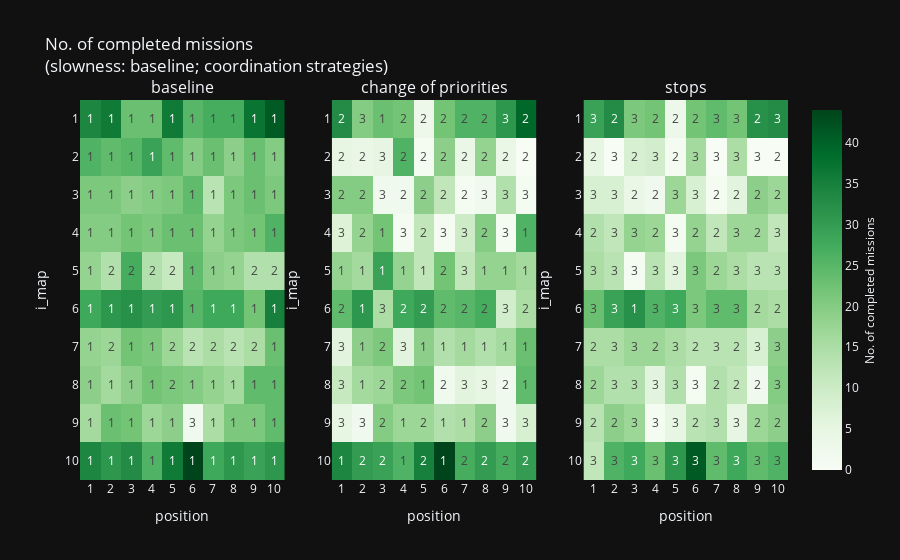
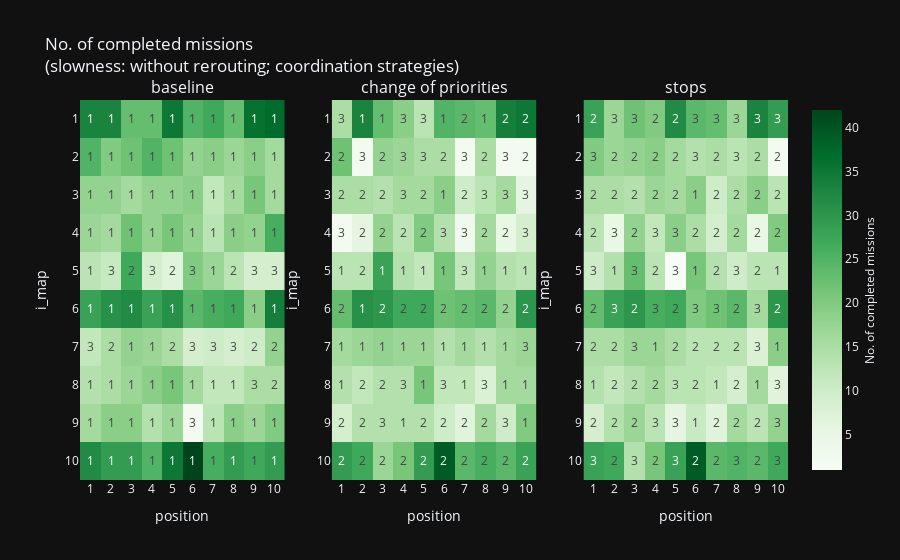
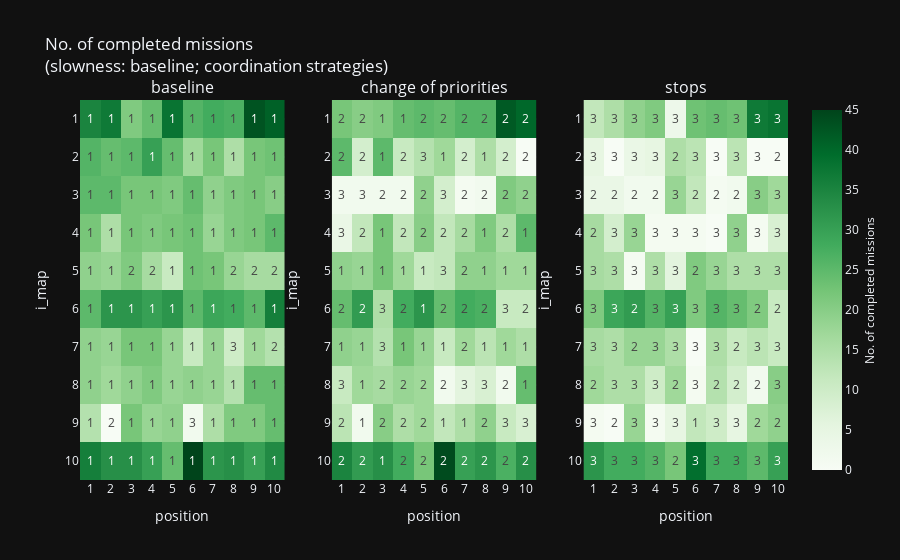
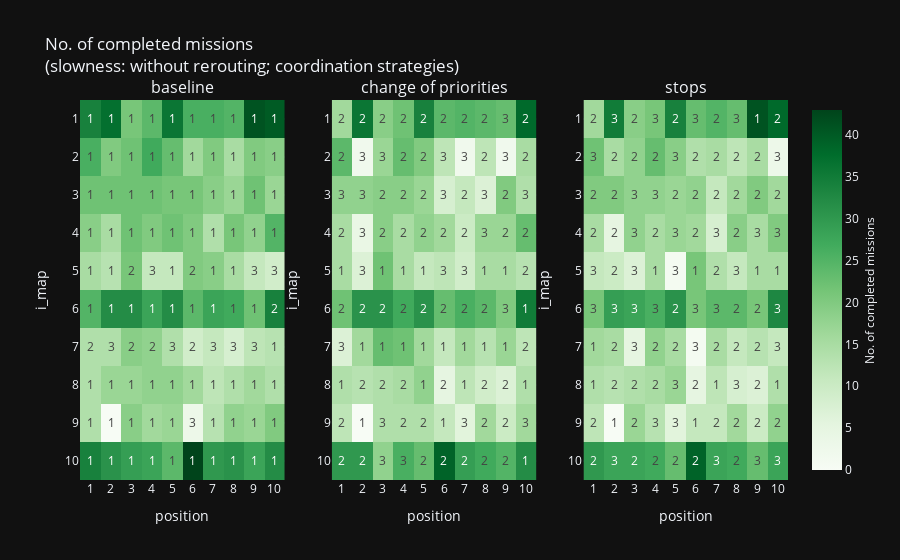

Write notebook code for charts like these, in order.
### Code cell
def calculate_heatmap_data(*, df, col_strategy, strategy, col_i, col_j, col_data):
    df = df[df[col_strategy] == strategy]
    df = df[~df['passhum']]
    return df[[col_i, col_j, col_data]].pivot(
        index=col_i, columns=col_j, values=col_data
    )


def rank_dataframes(dataframes, is_the_more_the_better=True):
    ranked_dfs = [pd.DataFrame(index=df.index, columns=df.columns)
                  for df in dataframes]
    
    # Get the shape of the DataFrames
    num_rows, num_cols = dataframes[0].shape
    
    # Iterate over each cell in the DataFrame
    for row in range(num_rows):
        for col in range(num_cols):
            # Extract the values across all DataFrames at the same position
            cell_values = (df.iloc[row, col] for df in dataframes)
            series = pd.Series(cell_values)
            ranks = series.rank(method='min', ascending=not is_the_more_the_better)

            # Iterate over each DataFrame
            for df_index, ranked_df in enumerate(ranked_dfs):
                ranked_df.iloc[row, col] = ranks[df_index]
        
    return ranked_dfs


def plot_df(*, runname, strategy, col_i, col_j, col_data, heatmap_data, df_ranks):
    # Create an interactive heatmap
    fig = px.imshow(
        heatmap_data,
        labels={"x": col_j, "y": col_i, "color": col_data},
        title=f"{runname}: {strategy}: {col_data}",
        # text_auto=True,
    )
    
    fig.data[0].update(text=df_ranks.values, texttemplate="%{text}")
    
    fig.update_traces(
        hovertemplate=(
            col_i + ": %{y}<br>" + col_j + ": %{x}<br>" + col_data + ": %{z}<extra></extra>"
        )
    )
    
    return fig


def plot_df_all(runname, *, are_bridges, slowness):
    key2df = get_key2df(runname)
    df = key2df[are_bridges, True]
    
    dfx = df[~df['passhum'] & (df['slowness'] == slowness)]
    assert dfx.empty == (not are_bridges and slowness == 'with rerouting')
    if dfx.empty:
        return
    df = dfx
    
    col_strategy = 'forcing'
    col_i = 'i_map'
    col_j = 'position'
    col_data = 'No. of completed missions'
    is_the_more_the_better = True
    
    strategies = df[col_strategy].unique()
    
    # Create subplots
    fig = make_subplots(
        rows=1,
        cols=len(strategies),
        subplot_titles=[f"{strategy}" for strategy in strategies],
        #shared_yaxes=True
    )
    
    dfs_heatmap_data = []
    for idx, strategy in enumerate(strategies):
        heatmap_data = calculate_heatmap_data(
            df=df,
            col_strategy=col_strategy,
            strategy=strategy, 
            col_i=col_i,
            col_j=col_j, 
            col_data=col_data,            
        )
        dfs_heatmap_data.append(heatmap_data)
        
    dfs_ranks = rank_dataframes(dfs_heatmap_data, is_the_more_the_better=is_the_more_the_better)
        
    for idx, strategy in enumerate(strategies):
        heatmap_fig = plot_df(
            runname=runname, 
            strategy=strategy, 
            col_i=col_i,
            col_j=col_j, 
            col_data=col_data,
            heatmap_data=dfs_heatmap_data[idx],
            df_ranks=dfs_ranks[idx],
        )
          
        # Add heatmap to the subplot
        for trace in heatmap_fig.data:
            trace.update(coloraxis="coloraxis")  # Link each subplot to the shared color axis
            fig.add_trace(trace, row=1, col=idx + 1)
        
        # Apply axis settings to each subplot
        xaxis_key = f"xaxis{idx + 1}" if idx > 0 else "xaxis"
        yaxis_key = f"yaxis{idx + 1}" if idx > 0 else "yaxis"
        
        fig.update_layout(**{
            xaxis_key: dict(
                title=col_j,
                tickmode="array",
                tickvals=list(heatmap_data.columns),
                ticktext=heatmap_data.columns.tolist(),
            ),
            yaxis_key: dict(
                title=col_i,
                tickmode="array",
                tickvals=list(heatmap_data.index),
                ticktext=heatmap_data.index.tolist(),
                autorange="reversed",  # Reverse the y-axis for top-to-bottom ticks
            )
        })
    
    # Update layout with shared color scale
    label_are_bridges = 'maps with high connectivity' if are_bridges else 'maps with low connectivity'
    fig.update_layout(
        title=f"{col_data}<br>(slowness: {slowness}; coordination strategies)",
        coloraxis=dict(
            colorscale="Greens",  # Apply "Greens" color scale to the shared color axis
            colorbar=dict(
                title=col_data,
                titleside="right",  # Position the colorbar title vertically to the left
                titlefont=dict(size=12)  # Optional: Adjust font size for better appearance
            )
        )
    )
    
    # Display the figure
    fig.show()


"""
- No. of completed missions
- Average mission length
- Average CS density score

Hypotheses:
- less Average mission length -> more No. of completed
- less Average CS density score -> more No. of completed missions (& less collisions, etc.) 
"""

def plot_runname(runname):
    for are_bridges in False, True:
        label_are_bridges = 'Maps with high connectivity' if are_bridges else 'Maps with low connectivity'
        display(HTML(f'<h2>{label_are_bridges}</h2>'))
        for slowness in (
                'baseline', 
                'without rerouting',
                'with rerouting',
        ):
            plot_df_all(runname, 
                        are_bridges=are_bridges,
                        slowness=slowness)
            
plot_runname('20241230_173555')

### Figure 1 — Plotly figure (JSON) as saved in the notebook; plotly's stock layout.template omitted (floating-point values rounded to 4 significant figures)
{"data": [{"coloraxis": "coloraxis", "hovertemplate": "i_map: %{y}<br>position: %{x}<br>No. of completed missions: %{z}<extra></extra>", "name": "0", "text": [[1.0, 1.0, 1.0, 1.0, 1.0, 1.0, 1.0, 1.0, 1.0, 1.0], [1.0, 1.0, 1.0, 1.0, 1.0, 1.0, 1.0, 1.0, 1.0, 1.0], [1.0, 1.0, 1.0, 1.0, 1.0, 1.0, 1.0, 1.0, 1.0, 1.0], [1.0, 1.0, 1.0, 1.0, 1.0, 1.0, 1.0, 1.0, 1.0, 1.0], [1.0, 2.0, 2.0, 2.0, 2.0, 1.0, 1.0, 1.0, 2.0, 2.0], [1.0, 1.0, 1.0, 1.0, 1.0, 1.0, 1.0, 1.0, 1.0, 1.0], [1.0, 2.0, 1.0, 1.0, 2.0, 2.0, 2.0, 2.0, 2.0, 1.0], [1.0, 1.0, 1.0, 1.0, 2.0, 1.0, 1.0, 1.0, 1.0, 1.0], [1.0, 1.0, 1.0, 1.0, 1.0, 3.0, 1.0, 1.0, 1.0, 1.0], [1.0, 1.0, 1.0, 1.0, 1.0, 1.0, 1.0, 1.0, 1.0, 1.0]], "texttemplate": "%{text}", "x": [1, 2, 3, 4, 5, 6, 7, 8, 9, 10], "xaxis": "x", "y": [1, 2, 3, 4, 5, 6, 7, 8, 9, 10], "yaxis": "y", "z": [[34, 36, 23, 23, 36, 25, 27, 27, 37, 41], [26, 24, 25, 29, 24, 20, 23, 19, 23, 20], [21, 21, 19, 20, 21, 24, 13, 21, 23, 21], [20, 20, 22, 21, 23, 23, 18, 21, 22, 26], [18, 14, 27, 14, 11, 24, 19, 18, 14, 14], [28, 31, 32, 30, 31, 25, 28, 28, 22, 35], [18, 17, 22, 21, 17, 13, 15, 13, 15, 23], [19, 16, 19, 22, 21, 20, 18, 16, 24, 24], [16, 23, 22, 17, 19, 2, 15, 21, 21, 24], [34, 31, 33, 26, 36, 44, 28, 31, 29, 31]], "type": "heatmap"}, {"coloraxis": "coloraxis", "hovertemplate": "i_map: %{y}<br>position: %{x}<br>No. of completed missions: %{z}<extra></extra>", "name": "0", "text": [[2.0, 3.0, 1.0, 2.0, 2.0, 2.0, 2.0, 2.0, 3.0, 2.0], [2.0, 2.0, 3.0, 2.0, 2.0, 2.0, 2.0, 2.0, 2.0, 2.0], [2.0, 2.0, 3.0, 2.0, 2.0, 2.0, 2.0, 3.0, 3.0, 3.0], [3.0, 2.0, 1.0, 3.0, 2.0, 3.0, 3.0, 2.0, 3.0, 1.0], [1.0, 1.0, 1.0, 1.0, 1.0, 2.0, 3.0, 1.0, 1.0, 1.0], [2.0, 1.0, 3.0, 2.0, 2.0, 2.0, 2.0, 2.0, 3.0, 2.0], [3.0, 1.0, 2.0, 3.0, 1.0, 1.0, 1.0, 1.0, 1.0, 1.0], [3.0, 1.0, 2.0, 2.0, 1.0, 2.0, 3.0, 3.0, 2.0, 1.0], [3.0, 3.0, 2.0, 1.0, 2.0, 1.0, 1.0, 2.0, 3.0, 3.0], [1.0, 2.0, 2.0, 1.0, 2.0, 1.0, 2.0, 2.0, 2.0, 2.0]], "texttemplate": "%{text}", "x": [1, 2, 3, 4, 5, 6, 7, 8, 9, 10], "xaxis": "x2", "y": [1, 2, 3, 4, 5, 6, 7, 8, 9, 10], "yaxis": "y2", "z": [[33, 20, 23, 22, 3, 22, 26, 26, 31, 39], [5, 4, 5, 26, 1, 19, 4, 18, 4, 0], [20, 20, 2, 2, 19, 12, 1, 2, 14, 1], [7, 18, 22, 1, 12, 1, 10, 20, 1, 26], [18, 16, 29, 18, 12, 22, 12, 18, 18, 16], [24, 31, 15, 28, 30, 24, 25, 27, 9, 15], [6, 19, 21, 6, 19, 14, 16, 14, 16, 23], [11, 16, 17, 21, 22, 2, 6, 5, 2, 24], [5, 2, 20, 17, 17, 14, 15, 19, 2, 8], [34, 30, 29, 26, 35, 44, 27, 30, 27, 30]], "type": "heatmap"}, {"coloraxis": "coloraxis", "hovertemplate": "i_map: %{y}<br>position: %{x}<br>No. of completed missions: %{z}<extra></extra>", "name": "0", "text": [[3.0, 2.0, 3.0, 2.0, 2.0, 2.0, 3.0, 3.0, 2.0, 3.0], [2.0, 3.0, 2.0, 3.0, 2.0, 3.0, 3.0, 3.0, 3.0, 2.0], [3.0, 3.0, 2.0, 2.0, 3.0, 3.0, 2.0, 2.0, 2.0, 2.0], [2.0, 3.0, 3.0, 2.0, 3.0, 2.0, 2.0, 3.0, 2.0, 3.0], [3.0, 3.0, 3.0, 3.0, 3.0, 3.0, 2.0, 3.0, 3.0, 3.0], [3.0, 3.0, 1.0, 3.0, 3.0, 3.0, 3.0, 3.0, 2.0, 2.0], [2.0, 3.0, 3.0, 2.0, 3.0, 2.0, 3.0, 2.0, 3.0, 3.0], [2.0, 3.0, 3.0, 3.0, 3.0, 3.0, 2.0, 2.0, 2.0, 3.0], [2.0, 2.0, 3.0, 3.0, 3.0, 2.0, 3.0, 3.0, 2.0, 2.0], [3.0, 3.0, 3.0, 3.0, 3.0, 3.0, 3.0, 3.0, 3.0, 3.0]], "texttemplate": "%{text}", "x": [1, 2, 3, 4, 5, 6, 7, 8, 9, 10], "xaxis": "x3", "y": [1, 2, 3, 4, 5, 6, 7, 8, 9, 10], "yaxis": "y3", "z": [[29, 33, 21, 22, 3, 22, 24, 22, 32, 33], [5, 0, 8, 9, 1, 16, 0, 15, 0, 0], [8, 8, 4, 2, 17, 8, 1, 6, 19, 17], [14, 12, 18, 17, 1, 18, 12, 17, 17, 12], [15, 13, 1, 13, 6, 21, 17, 15, 13, 13], [23, 29, 32, 26, 28, 21, 24, 24, 16, 15], [15, 15, 17, 17, 15, 13, 13, 13, 8, 19], [17, 14, 14, 6, 14, 1, 14, 12, 2, 20], [13, 19, 17, 1, 5, 13, 14, 5, 17, 19], [12, 26, 28, 23, 31, 41, 24, 28, 24, 26]], "type": "heatmap"}], "layout": {"xaxis": {"anchor": "y", "domain": [0.0, 0.2889], "title": {"text": "position"}, "tickmode": "array", "tickvals": [1, 2, 3, 4, 5, 6, 7, 8, 9, 10], "ticktext": [1, 2, 3, 4, 5, 6, 7, 8, 9, 10]}, "yaxis": {"anchor": "x", "domain": [0.0, 1.0], "title": {"text": "i_map"}, "tickmode": "array", "tickvals": [1, 2, 3, 4, 5, 6, 7, 8, 9, 10], "ticktext": [1, 2, 3, 4, 5, 6, 7, 8, 9, 10], "autorange": "reversed"}, "xaxis2": {"anchor": "y2", "domain": [0.3556, 0.6444], "title": {"text": "position"}, "tickmode": "array", "tickvals": [1, 2, 3, 4, 5, 6, 7, 8, 9, 10], "ticktext": [1, 2, 3, 4, 5, 6, 7, 8, 9, 10]}, "yaxis2": {"anchor": "x2", "domain": [0.0, 1.0], "title": {"text": "i_map"}, "tickmode": "array", "tickvals": [1, 2, 3, 4, 5, 6, 7, 8, 9, 10], "ticktext": [1, 2, 3, 4, 5, 6, 7, 8, 9, 10], "autorange": "reversed"}, "xaxis3": {"anchor": "y3", "domain": [0.7111, 1.0], "title": {"text": "position"}, "tickmode": "array", "tickvals": [1, 2, 3, 4, 5, 6, 7, 8, 9, 10], "ticktext": [1, 2, 3, 4, 5, 6, 7, 8, 9, 10]}, "yaxis3": {"anchor": "x3", "domain": [0.0, 1.0], "title": {"text": "i_map"}, "tickmode": "array", "tickvals": [1, 2, 3, 4, 5, 6, 7, 8, 9, 10], "ticktext": [1, 2, 3, 4, 5, 6, 7, 8, 9, 10], "autorange": "reversed"}, "annotations": [{"font": {"size": 16}, "showarrow": false, "text": "baseline", "x": 0.1444, "xanchor": "center", "xref": "paper", "y": 1.0, "yanchor": "bottom", "yref": "paper"}, {"font": {"size": 16}, "showarrow": false, "text": "change of priorities", "x": 0.5, "xanchor": "center", "xref": "paper", "y": 1.0, "yanchor": "bottom", "yref": "paper"}, {"font": {"size": 16}, "showarrow": false, "text": "stops", "x": 0.8556, "xanchor": "center", "xref": "paper", "y": 1.0, "yanchor": "bottom", "yref": "paper"}], "coloraxis": {"colorbar": {"title": {"text": "No. of completed missions", "side": "right", "font": {"size": 12}}}, "colorscale": [[0.0, "rgb(247,252,245)"], [0.125, "rgb(229,245,224)"], [0.25, "rgb(199,233,192)"], [0.375, "rgb(161,217,155)"], [0.5, "rgb(116,196,118)"], [0.625, "rgb(65,171,93)"], [0.75, "rgb(35,139,69)"], [0.875, "rgb(0,109,44)"], [1.0, "rgb(0,68,27)"]]}, "title": {"text": "No. of completed missions<br>(slowness: baseline; coordination strategies)"}}}

### Figure 2 — Plotly figure (JSON) as saved in the notebook; plotly's stock layout.template omitted (floating-point values rounded to 4 significant figures)
{"data": [{"coloraxis": "coloraxis", "hovertemplate": "i_map: %{y}<br>position: %{x}<br>No. of completed missions: %{z}<extra></extra>", "name": "0", "text": [[1.0, 1.0, 1.0, 1.0, 1.0, 1.0, 1.0, 1.0, 1.0, 1.0], [1.0, 1.0, 1.0, 1.0, 1.0, 1.0, 1.0, 1.0, 1.0, 1.0], [1.0, 1.0, 1.0, 1.0, 1.0, 1.0, 1.0, 1.0, 1.0, 1.0], [1.0, 1.0, 1.0, 1.0, 1.0, 1.0, 1.0, 1.0, 1.0, 1.0], [1.0, 3.0, 2.0, 3.0, 2.0, 3.0, 1.0, 2.0, 3.0, 3.0], [1.0, 1.0, 1.0, 1.0, 1.0, 1.0, 1.0, 1.0, 1.0, 1.0], [3.0, 2.0, 1.0, 1.0, 2.0, 3.0, 3.0, 3.0, 2.0, 2.0], [1.0, 1.0, 1.0, 1.0, 1.0, 1.0, 1.0, 1.0, 3.0, 2.0], [1.0, 1.0, 1.0, 1.0, 1.0, 3.0, 1.0, 1.0, 1.0, 1.0], [1.0, 1.0, 1.0, 1.0, 1.0, 1.0, 1.0, 1.0, 1.0, 1.0]], "texttemplate": "%{text}", "x": [1, 2, 3, 4, 5, 6, 7, 8, 9, 10], "xaxis": "x", "y": [1, 2, 3, 4, 5, 6, 7, 8, 9, 10], "yaxis": "y", "z": [[33, 33, 23, 23, 35, 25, 27, 23, 36, 37], [25, 20, 22, 25, 22, 18, 19, 17, 19, 16], [18, 18, 16, 18, 18, 19, 12, 16, 21, 16], [17, 16, 22, 18, 21, 18, 13, 19, 18, 26], [13, 11, 27, 9, 7, 20, 17, 13, 9, 9], [28, 31, 32, 28, 31, 24, 26, 27, 19, 34], [12, 15, 18, 17, 15, 9, 10, 9, 10, 18], [14, 15, 17, 19, 21, 16, 12, 12, 15, 15], [16, 19, 19, 14, 17, 2, 13, 19, 17, 20], [32, 29, 29, 25, 35, 42, 26, 29, 27, 29]], "type": "heatmap"}, {"coloraxis": "coloraxis", "hovertemplate": "i_map: %{y}<br>position: %{x}<br>No. of completed missions: %{z}<extra></extra>", "name": "0", "text": [[3.0, 1.0, 1.0, 3.0, 3.0, 1.0, 2.0, 1.0, 2.0, 2.0], [2.0, 3.0, 2.0, 3.0, 3.0, 2.0, 3.0, 2.0, 3.0, 2.0], [2.0, 2.0, 2.0, 3.0, 2.0, 1.0, 2.0, 3.0, 3.0, 3.0], [3.0, 2.0, 2.0, 2.0, 2.0, 3.0, 3.0, 2.0, 2.0, 3.0], [1.0, 2.0, 1.0, 1.0, 1.0, 1.0, 3.0, 1.0, 1.0, 1.0], [2.0, 1.0, 2.0, 2.0, 2.0, 2.0, 2.0, 2.0, 2.0, 2.0], [1.0, 1.0, 1.0, 1.0, 1.0, 1.0, 1.0, 1.0, 1.0, 3.0], [1.0, 2.0, 2.0, 3.0, 1.0, 3.0, 1.0, 3.0, 1.0, 1.0], [2.0, 2.0, 3.0, 1.0, 2.0, 2.0, 2.0, 2.0, 3.0, 1.0], [2.0, 2.0, 2.0, 2.0, 2.0, 2.0, 2.0, 2.0, 2.0, 2.0]], "texttemplate": "%{text}", "x": [1, 2, 3, 4, 5, 6, 7, 8, 9, 10], "xaxis": "x2", "y": [1, 2, 3, 4, 5, 6, 7, 8, 9, 10], "yaxis": "y2", "z": [[15, 33, 23, 19, 13, 25, 24, 23, 34, 35], [22, 2, 18, 17, 15, 15, 2, 15, 2, 2], [15, 15, 14, 16, 16, 19, 10, 13, 16, 6], [2, 6, 18, 13, 20, 14, 3, 16, 5, 9], [13, 13, 28, 14, 12, 21, 12, 18, 14, 13], [23, 31, 30, 27, 27, 22, 23, 24, 18, 30], [16, 17, 18, 17, 17, 14, 16, 14, 16, 17], [14, 12, 14, 14, 21, 12, 12, 8, 16, 16], [9, 14, 14, 14, 14, 10, 7, 16, 10, 20], [29, 27, 17, 21, 29, 39, 24, 26, 24, 28]], "type": "heatmap"}, {"coloraxis": "coloraxis", "hovertemplate": "i_map: %{y}<br>position: %{x}<br>No. of completed missions: %{z}<extra></extra>", "name": "0", "text": [[2.0, 3.0, 3.0, 2.0, 2.0, 3.0, 3.0, 3.0, 3.0, 3.0], [3.0, 2.0, 2.0, 2.0, 2.0, 3.0, 2.0, 3.0, 2.0, 2.0], [2.0, 2.0, 2.0, 2.0, 2.0, 1.0, 2.0, 2.0, 2.0, 2.0], [2.0, 3.0, 2.0, 3.0, 3.0, 2.0, 2.0, 2.0, 2.0, 2.0], [3.0, 1.0, 3.0, 2.0, 3.0, 1.0, 2.0, 3.0, 2.0, 1.0], [2.0, 3.0, 2.0, 3.0, 2.0, 3.0, 3.0, 2.0, 3.0, 2.0], [2.0, 2.0, 3.0, 1.0, 2.0, 2.0, 2.0, 2.0, 3.0, 1.0], [1.0, 2.0, 2.0, 2.0, 3.0, 2.0, 1.0, 2.0, 1.0, 3.0], [2.0, 2.0, 2.0, 3.0, 3.0, 1.0, 2.0, 2.0, 2.0, 3.0], [3.0, 2.0, 3.0, 2.0, 3.0, 2.0, 2.0, 3.0, 2.0, 3.0]], "texttemplate": "%{text}", "x": [1, 2, 3, 4, 5, 6, 7, 8, 9, 10], "xaxis": "x3", "y": [1, 2, 3, 4, 5, 6, 7, 8, 9, 10], "yaxis": "y3", "z": [[28, 17, 22, 20, 32, 24, 23, 17, 33, 29], [20, 17, 18, 19, 16, 14, 15, 13, 15, 2], [15, 15, 14, 17, 16, 19, 10, 15, 19, 13], [13, 5, 18, 12, 19, 15, 9, 16, 5, 20], [10, 14, 23, 13, 1, 21, 14, 10, 13, 13], [23, 28, 30, 26, 27, 20, 22, 24, 16, 30], [15, 15, 17, 17, 15, 13, 13, 13, 8, 19], [14, 12, 14, 16, 13, 13, 12, 9, 16, 7], [9, 14, 17, 13, 6, 11, 7, 16, 13, 18], [28, 27, 14, 21, 28, 39, 24, 25, 24, 27]], "type": "heatmap"}], "layout": {"xaxis": {"anchor": "y", "domain": [0.0, 0.2889], "title": {"text": "position"}, "tickmode": "array", "tickvals": [1, 2, 3, 4, 5, 6, 7, 8, 9, 10], "ticktext": [1, 2, 3, 4, 5, 6, 7, 8, 9, 10]}, "yaxis": {"anchor": "x", "domain": [0.0, 1.0], "title": {"text": "i_map"}, "tickmode": "array", "tickvals": [1, 2, 3, 4, 5, 6, 7, 8, 9, 10], "ticktext": [1, 2, 3, 4, 5, 6, 7, 8, 9, 10], "autorange": "reversed"}, "xaxis2": {"anchor": "y2", "domain": [0.3556, 0.6444], "title": {"text": "position"}, "tickmode": "array", "tickvals": [1, 2, 3, 4, 5, 6, 7, 8, 9, 10], "ticktext": [1, 2, 3, 4, 5, 6, 7, 8, 9, 10]}, "yaxis2": {"anchor": "x2", "domain": [0.0, 1.0], "title": {"text": "i_map"}, "tickmode": "array", "tickvals": [1, 2, 3, 4, 5, 6, 7, 8, 9, 10], "ticktext": [1, 2, 3, 4, 5, 6, 7, 8, 9, 10], "autorange": "reversed"}, "xaxis3": {"anchor": "y3", "domain": [0.7111, 1.0], "title": {"text": "position"}, "tickmode": "array", "tickvals": [1, 2, 3, 4, 5, 6, 7, 8, 9, 10], "ticktext": [1, 2, 3, 4, 5, 6, 7, 8, 9, 10]}, "yaxis3": {"anchor": "x3", "domain": [0.0, 1.0], "title": {"text": "i_map"}, "tickmode": "array", "tickvals": [1, 2, 3, 4, 5, 6, 7, 8, 9, 10], "ticktext": [1, 2, 3, 4, 5, 6, 7, 8, 9, 10], "autorange": "reversed"}, "annotations": [{"font": {"size": 16}, "showarrow": false, "text": "baseline", "x": 0.1444, "xanchor": "center", "xref": "paper", "y": 1.0, "yanchor": "bottom", "yref": "paper"}, {"font": {"size": 16}, "showarrow": false, "text": "change of priorities", "x": 0.5, "xanchor": "center", "xref": "paper", "y": 1.0, "yanchor": "bottom", "yref": "paper"}, {"font": {"size": 16}, "showarrow": false, "text": "stops", "x": 0.8556, "xanchor": "center", "xref": "paper", "y": 1.0, "yanchor": "bottom", "yref": "paper"}], "coloraxis": {"colorbar": {"title": {"text": "No. of completed missions", "side": "right", "font": {"size": 12}}}, "colorscale": [[0.0, "rgb(247,252,245)"], [0.125, "rgb(229,245,224)"], [0.25, "rgb(199,233,192)"], [0.375, "rgb(161,217,155)"], [0.5, "rgb(116,196,118)"], [0.625, "rgb(65,171,93)"], [0.75, "rgb(35,139,69)"], [0.875, "rgb(0,109,44)"], [1.0, "rgb(0,68,27)"]]}, "title": {"text": "No. of completed missions<br>(slowness: without rerouting; coordination strategies)"}}}

### Figure 3 — Plotly figure (JSON) as saved in the notebook; plotly's stock layout.template omitted (floating-point values rounded to 4 significant figures)
{"data": [{"coloraxis": "coloraxis", "hovertemplate": "i_map: %{y}<br>position: %{x}<br>No. of completed missions: %{z}<extra></extra>", "name": "0", "text": [[1.0, 1.0, 1.0, 1.0, 1.0, 1.0, 1.0, 1.0, 1.0, 1.0], [1.0, 1.0, 1.0, 1.0, 1.0, 1.0, 1.0, 1.0, 1.0, 1.0], [1.0, 1.0, 1.0, 1.0, 1.0, 1.0, 1.0, 1.0, 1.0, 1.0], [1.0, 1.0, 1.0, 1.0, 1.0, 1.0, 1.0, 1.0, 1.0, 1.0], [1.0, 1.0, 2.0, 2.0, 1.0, 1.0, 1.0, 2.0, 2.0, 2.0], [1.0, 1.0, 1.0, 1.0, 1.0, 1.0, 1.0, 1.0, 1.0, 1.0], [1.0, 1.0, 1.0, 1.0, 1.0, 1.0, 1.0, 3.0, 1.0, 2.0], [1.0, 1.0, 1.0, 1.0, 1.0, 1.0, 1.0, 1.0, 1.0, 1.0], [1.0, 2.0, 1.0, 1.0, 1.0, 3.0, 1.0, 1.0, 1.0, 1.0], [1.0, 1.0, 1.0, 1.0, 1.0, 1.0, 1.0, 1.0, 1.0, 1.0]], "texttemplate": "%{text}", "x": [1, 2, 3, 4, 5, 6, 7, 8, 9, 10], "xaxis": "x", "y": [1, 2, 3, 4, 5, 6, 7, 8, 9, 10], "yaxis": "y", "z": [[35, 37, 21, 24, 38, 26, 28, 27, 43, 41], [26, 24, 25, 30, 24, 17, 22, 15, 22, 23], [25, 25, 22, 22, 21, 24, 19, 21, 22, 20], [22, 15, 22, 21, 22, 23, 18, 21, 22, 25], [19, 18, 21, 16, 11, 23, 22, 18, 16, 16], [25, 32, 32, 30, 32, 25, 29, 28, 25, 36], [19, 18, 22, 22, 18, 11, 18, 10, 17, 14], [19, 17, 19, 21, 18, 19, 18, 14, 24, 24], [14, 0, 22, 18, 19, 2, 15, 21, 21, 24], [36, 33, 33, 30, 24, 45, 32, 33, 30, 34]], "type": "heatmap"}, {"coloraxis": "coloraxis", "hovertemplate": "i_map: %{y}<br>position: %{x}<br>No. of completed missions: %{z}<extra></extra>", "name": "0", "text": [[2.0, 2.0, 1.0, 1.0, 2.0, 2.0, 2.0, 2.0, 2.0, 2.0], [2.0, 2.0, 1.0, 2.0, 3.0, 1.0, 2.0, 1.0, 2.0, 2.0], [3.0, 3.0, 2.0, 2.0, 2.0, 3.0, 2.0, 2.0, 2.0, 2.0], [3.0, 2.0, 1.0, 2.0, 2.0, 2.0, 2.0, 1.0, 2.0, 1.0], [1.0, 1.0, 1.0, 1.0, 1.0, 3.0, 2.0, 1.0, 1.0, 1.0], [2.0, 2.0, 3.0, 2.0, 1.0, 2.0, 2.0, 2.0, 3.0, 2.0], [1.0, 1.0, 3.0, 1.0, 1.0, 1.0, 2.0, 1.0, 1.0, 1.0], [3.0, 1.0, 2.0, 2.0, 2.0, 2.0, 3.0, 3.0, 2.0, 1.0], [2.0, 1.0, 2.0, 2.0, 2.0, 1.0, 1.0, 2.0, 3.0, 3.0], [2.0, 2.0, 1.0, 2.0, 2.0, 2.0, 2.0, 2.0, 2.0, 2.0]], "texttemplate": "%{text}", "x": [1, 2, 3, 4, 5, 6, 7, 8, 9, 10], "xaxis": "x2", "y": [1, 2, 3, 4, 5, 6, 7, 8, 9, 10], "yaxis": "y2", "z": [[22, 20, 21, 24, 25, 24, 26, 26, 42, 40], [25, 9, 25, 11, 14, 17, 9, 15, 9, 0], [2, 2, 2, 2, 19, 9, 1, 2, 21, 19], [4, 12, 22, 12, 20, 12, 16, 21, 15, 25], [19, 18, 22, 17, 11, 12, 19, 19, 17, 17], [24, 31, 15, 28, 32, 24, 28, 27, 11, 11], [19, 18, 14, 22, 18, 11, 17, 13, 17, 15], [11, 17, 16, 18, 17, 2, 6, 8, 2, 24], [13, 2, 20, 15, 17, 12, 15, 19, 11, 8], [35, 31, 33, 28, 22, 44, 30, 32, 27, 33]], "type": "heatmap"}, {"coloraxis": "coloraxis", "hovertemplate": "i_map: %{y}<br>position: %{x}<br>No. of completed missions: %{z}<extra></extra>", "name": "0", "text": [[3.0, 3.0, 3.0, 3.0, 3.0, 3.0, 3.0, 3.0, 3.0, 3.0], [3.0, 3.0, 3.0, 3.0, 2.0, 3.0, 3.0, 3.0, 3.0, 2.0], [2.0, 2.0, 2.0, 2.0, 3.0, 2.0, 2.0, 2.0, 3.0, 3.0], [2.0, 3.0, 3.0, 3.0, 3.0, 3.0, 3.0, 3.0, 3.0, 3.0], [3.0, 3.0, 3.0, 3.0, 3.0, 2.0, 3.0, 3.0, 3.0, 3.0], [3.0, 3.0, 2.0, 3.0, 3.0, 3.0, 3.0, 3.0, 2.0, 2.0], [3.0, 3.0, 2.0, 3.0, 3.0, 3.0, 3.0, 2.0, 3.0, 3.0], [2.0, 3.0, 3.0, 3.0, 2.0, 3.0, 2.0, 2.0, 2.0, 3.0], [3.0, 2.0, 3.0, 3.0, 3.0, 1.0, 3.0, 3.0, 2.0, 2.0], [3.0, 3.0, 3.0, 3.0, 2.0, 3.0, 3.0, 3.0, 3.0, 3.0]], "texttemplate": "%{text}", "x": [1, 2, 3, 4, 5, 6, 7, 8, 9, 10], "xaxis": "x3", "y": [1, 2, 3, 4, 5, 6, 7, 8, 9, 10], "yaxis": "y3", "z": [[12, 15, 19, 21, 3, 23, 24, 23, 37, 38], [5, 0, 4, 5, 15, 13, 0, 13, 0, 0], [4, 4, 2, 2, 18, 12, 1, 2, 20, 17], [16, 9, 18, 1, 1, 1, 0, 19, 1, 8], [16, 15, 1, 15, 6, 21, 18, 15, 15, 15], [21, 29, 31, 26, 30, 21, 26, 24, 21, 11], [16, 15, 18, 18, 15, 0, 15, 11, 13, 11], [17, 15, 15, 10, 17, 1, 14, 9, 2, 20], [1, 0, 18, 1, 5, 12, 10, 5, 17, 19], [32, 28, 28, 26, 22, 39, 28, 28, 25, 30]], "type": "heatmap"}], "layout": {"xaxis": {"anchor": "y", "domain": [0.0, 0.2889], "title": {"text": "position"}, "tickmode": "array", "tickvals": [1, 2, 3, 4, 5, 6, 7, 8, 9, 10], "ticktext": [1, 2, 3, 4, 5, 6, 7, 8, 9, 10]}, "yaxis": {"anchor": "x", "domain": [0.0, 1.0], "title": {"text": "i_map"}, "tickmode": "array", "tickvals": [1, 2, 3, 4, 5, 6, 7, 8, 9, 10], "ticktext": [1, 2, 3, 4, 5, 6, 7, 8, 9, 10], "autorange": "reversed"}, "xaxis2": {"anchor": "y2", "domain": [0.3556, 0.6444], "title": {"text": "position"}, "tickmode": "array", "tickvals": [1, 2, 3, 4, 5, 6, 7, 8, 9, 10], "ticktext": [1, 2, 3, 4, 5, 6, 7, 8, 9, 10]}, "yaxis2": {"anchor": "x2", "domain": [0.0, 1.0], "title": {"text": "i_map"}, "tickmode": "array", "tickvals": [1, 2, 3, 4, 5, 6, 7, 8, 9, 10], "ticktext": [1, 2, 3, 4, 5, 6, 7, 8, 9, 10], "autorange": "reversed"}, "xaxis3": {"anchor": "y3", "domain": [0.7111, 1.0], "title": {"text": "position"}, "tickmode": "array", "tickvals": [1, 2, 3, 4, 5, 6, 7, 8, 9, 10], "ticktext": [1, 2, 3, 4, 5, 6, 7, 8, 9, 10]}, "yaxis3": {"anchor": "x3", "domain": [0.0, 1.0], "title": {"text": "i_map"}, "tickmode": "array", "tickvals": [1, 2, 3, 4, 5, 6, 7, 8, 9, 10], "ticktext": [1, 2, 3, 4, 5, 6, 7, 8, 9, 10], "autorange": "reversed"}, "annotations": [{"font": {"size": 16}, "showarrow": false, "text": "baseline", "x": 0.1444, "xanchor": "center", "xref": "paper", "y": 1.0, "yanchor": "bottom", "yref": "paper"}, {"font": {"size": 16}, "showarrow": false, "text": "change of priorities", "x": 0.5, "xanchor": "center", "xref": "paper", "y": 1.0, "yanchor": "bottom", "yref": "paper"}, {"font": {"size": 16}, "showarrow": false, "text": "stops", "x": 0.8556, "xanchor": "center", "xref": "paper", "y": 1.0, "yanchor": "bottom", "yref": "paper"}], "coloraxis": {"colorbar": {"title": {"text": "No. of completed missions", "side": "right", "font": {"size": 12}}}, "colorscale": [[0.0, "rgb(247,252,245)"], [0.125, "rgb(229,245,224)"], [0.25, "rgb(199,233,192)"], [0.375, "rgb(161,217,155)"], [0.5, "rgb(116,196,118)"], [0.625, "rgb(65,171,93)"], [0.75, "rgb(35,139,69)"], [0.875, "rgb(0,109,44)"], [1.0, "rgb(0,68,27)"]]}, "title": {"text": "No. of completed missions<br>(slowness: baseline; coordination strategies)"}}}

### Figure 4 — Plotly figure (JSON) as saved in the notebook; plotly's stock layout.template omitted (floating-point values rounded to 4 significant figures)
{"data": [{"coloraxis": "coloraxis", "hovertemplate": "i_map: %{y}<br>position: %{x}<br>No. of completed missions: %{z}<extra></extra>", "name": "0", "text": [[1.0, 1.0, 1.0, 1.0, 1.0, 1.0, 1.0, 1.0, 1.0, 1.0], [1.0, 1.0, 1.0, 1.0, 1.0, 1.0, 1.0, 1.0, 1.0, 1.0], [1.0, 1.0, 1.0, 1.0, 1.0, 1.0, 1.0, 1.0, 1.0, 1.0], [1.0, 1.0, 1.0, 1.0, 1.0, 1.0, 1.0, 1.0, 1.0, 1.0], [1.0, 1.0, 2.0, 3.0, 1.0, 2.0, 1.0, 1.0, 3.0, 3.0], [1.0, 1.0, 1.0, 1.0, 1.0, 1.0, 1.0, 1.0, 1.0, 2.0], [2.0, 3.0, 2.0, 2.0, 3.0, 2.0, 3.0, 3.0, 3.0, 1.0], [1.0, 1.0, 1.0, 1.0, 1.0, 1.0, 1.0, 1.0, 1.0, 1.0], [1.0, 1.0, 1.0, 1.0, 1.0, 3.0, 1.0, 1.0, 1.0, 1.0], [1.0, 1.0, 1.0, 1.0, 1.0, 1.0, 1.0, 1.0, 1.0, 1.0]], "texttemplate": "%{text}", "x": [1, 2, 3, 4, 5, 6, 7, 8, 9, 10], "xaxis": "x", "y": [1, 2, 3, 4, 5, 6, 7, 8, 9, 10], "yaxis": "y", "z": [[34, 37, 21, 24, 36, 26, 26, 25, 41, 40], [26, 20, 22, 27, 23, 16, 20, 15, 20, 19], [22, 22, 22, 22, 21, 21, 19, 17, 22, 17], [19, 15, 22, 20, 22, 20, 14, 21, 18, 25], [15, 13, 21, 11, 11, 20, 19, 15, 11, 9], [25, 32, 32, 28, 32, 24, 28, 27, 22, 34], [14, 14, 19, 18, 14, 9, 11, 8, 12, 13], [14, 17, 17, 18, 18, 16, 12, 14, 16, 14], [14, 0, 19, 16, 17, 3, 13, 18, 17, 20], [34, 31, 29, 28, 24, 43, 30, 31, 28, 32]], "type": "heatmap"}, {"coloraxis": "coloraxis", "hovertemplate": "i_map: %{y}<br>position: %{x}<br>No. of completed missions: %{z}<extra></extra>", "name": "0", "text": [[2.0, 2.0, 2.0, 2.0, 2.0, 2.0, 2.0, 2.0, 3.0, 2.0], [2.0, 3.0, 3.0, 2.0, 2.0, 3.0, 3.0, 2.0, 3.0, 2.0], [3.0, 3.0, 2.0, 2.0, 2.0, 3.0, 2.0, 3.0, 2.0, 3.0], [2.0, 3.0, 2.0, 2.0, 2.0, 2.0, 2.0, 3.0, 2.0, 2.0], [1.0, 3.0, 1.0, 1.0, 1.0, 3.0, 3.0, 1.0, 1.0, 2.0], [2.0, 2.0, 2.0, 2.0, 2.0, 2.0, 2.0, 2.0, 3.0, 1.0], [3.0, 1.0, 1.0, 1.0, 1.0, 1.0, 1.0, 1.0, 1.0, 2.0], [1.0, 2.0, 2.0, 2.0, 1.0, 2.0, 1.0, 2.0, 2.0, 1.0], [2.0, 1.0, 3.0, 2.0, 2.0, 1.0, 3.0, 2.0, 2.0, 3.0], [2.0, 2.0, 3.0, 3.0, 2.0, 2.0, 2.0, 2.0, 2.0, 1.0]], "texttemplate": "%{text}", "x": [1, 2, 3, 4, 5, 6, 7, 8, 9, 10], "xaxis": "x2", "y": [1, 2, 3, 4, 5, 6, 7, 8, 9, 10], "yaxis": "y2", "z": [[16, 36, 19, 22, 34, 24, 25, 24, 23, 38], [24, 2, 17, 23, 20, 12, 2, 12, 2, 15], [18, 18, 19, 19, 17, 8, 11, 7, 20, 14], [15, 4, 19, 15, 18, 16, 10, 17, 17, 23], [15, 7, 22, 15, 11, 12, 9, 15, 15, 13], [22, 31, 31, 27, 31, 23, 26, 24, 20, 35], [7, 16, 23, 22, 16, 11, 16, 13, 17, 12], [14, 13, 14, 15, 18, 5, 12, 9, 7, 14], [12, 0, 14, 14, 14, 11, 6, 16, 10, 16], [30, 30, 18, 26, 23, 39, 29, 27, 25, 32]], "type": "heatmap"}, {"coloraxis": "coloraxis", "hovertemplate": "i_map: %{y}<br>position: %{x}<br>No. of completed missions: %{z}<extra></extra>", "name": "0", "text": [[2.0, 3.0, 2.0, 3.0, 2.0, 3.0, 2.0, 3.0, 1.0, 2.0], [3.0, 2.0, 2.0, 2.0, 3.0, 2.0, 2.0, 2.0, 2.0, 3.0], [2.0, 2.0, 3.0, 3.0, 2.0, 2.0, 2.0, 2.0, 2.0, 2.0], [2.0, 2.0, 3.0, 2.0, 3.0, 2.0, 3.0, 2.0, 3.0, 3.0], [3.0, 2.0, 3.0, 1.0, 3.0, 1.0, 2.0, 3.0, 1.0, 1.0], [3.0, 3.0, 3.0, 3.0, 2.0, 3.0, 3.0, 2.0, 2.0, 3.0], [1.0, 2.0, 3.0, 2.0, 2.0, 3.0, 2.0, 2.0, 2.0, 3.0], [1.0, 2.0, 2.0, 2.0, 3.0, 2.0, 1.0, 3.0, 2.0, 1.0], [2.0, 1.0, 2.0, 3.0, 3.0, 1.0, 2.0, 2.0, 2.0, 2.0], [2.0, 3.0, 2.0, 2.0, 2.0, 2.0, 3.0, 2.0, 3.0, 3.0]], "texttemplate": "%{text}", "x": [1, 2, 3, 4, 5, 6, 7, 8, 9, 10], "xaxis": "x3", "y": [1, 2, 3, 4, 5, 6, 7, 8, 9, 10], "yaxis": "y3", "z": [[16, 35, 19, 21, 34, 23, 25, 23, 41, 38], [22, 15, 18, 23, 19, 14, 15, 12, 15, 3], [20, 20, 18, 18, 17, 18, 11, 16, 20, 16], [15, 5, 18, 15, 17, 16, 8, 19, 15, 20], [11, 10, 7, 15, 1, 21, 14, 11, 15, 15], [21, 29, 28, 26, 31, 21, 24, 24, 21, 33], [16, 15, 5, 18, 15, 1, 15, 11, 13, 11], [14, 13, 14, 15, 17, 5, 12, 8, 7, 14], [12, 0, 17, 13, 6, 11, 11, 16, 10, 18], [30, 28, 28, 27, 23, 39, 28, 27, 23, 28]], "type": "heatmap"}], "layout": {"xaxis": {"anchor": "y", "domain": [0.0, 0.2889], "title": {"text": "position"}, "tickmode": "array", "tickvals": [1, 2, 3, 4, 5, 6, 7, 8, 9, 10], "ticktext": [1, 2, 3, 4, 5, 6, 7, 8, 9, 10]}, "yaxis": {"anchor": "x", "domain": [0.0, 1.0], "title": {"text": "i_map"}, "tickmode": "array", "tickvals": [1, 2, 3, 4, 5, 6, 7, 8, 9, 10], "ticktext": [1, 2, 3, 4, 5, 6, 7, 8, 9, 10], "autorange": "reversed"}, "xaxis2": {"anchor": "y2", "domain": [0.3556, 0.6444], "title": {"text": "position"}, "tickmode": "array", "tickvals": [1, 2, 3, 4, 5, 6, 7, 8, 9, 10], "ticktext": [1, 2, 3, 4, 5, 6, 7, 8, 9, 10]}, "yaxis2": {"anchor": "x2", "domain": [0.0, 1.0], "title": {"text": "i_map"}, "tickmode": "array", "tickvals": [1, 2, 3, 4, 5, 6, 7, 8, 9, 10], "ticktext": [1, 2, 3, 4, 5, 6, 7, 8, 9, 10], "autorange": "reversed"}, "xaxis3": {"anchor": "y3", "domain": [0.7111, 1.0], "title": {"text": "position"}, "tickmode": "array", "tickvals": [1, 2, 3, 4, 5, 6, 7, 8, 9, 10], "ticktext": [1, 2, 3, 4, 5, 6, 7, 8, 9, 10]}, "yaxis3": {"anchor": "x3", "domain": [0.0, 1.0], "title": {"text": "i_map"}, "tickmode": "array", "tickvals": [1, 2, 3, 4, 5, 6, 7, 8, 9, 10], "ticktext": [1, 2, 3, 4, 5, 6, 7, 8, 9, 10], "autorange": "reversed"}, "annotations": [{"font": {"size": 16}, "showarrow": false, "text": "baseline", "x": 0.1444, "xanchor": "center", "xref": "paper", "y": 1.0, "yanchor": "bottom", "yref": "paper"}, {"font": {"size": 16}, "showarrow": false, "text": "change of priorities", "x": 0.5, "xanchor": "center", "xref": "paper", "y": 1.0, "yanchor": "bottom", "yref": "paper"}, {"font": {"size": 16}, "showarrow": false, "text": "stops", "x": 0.8556, "xanchor": "center", "xref": "paper", "y": 1.0, "yanchor": "bottom", "yref": "paper"}], "coloraxis": {"colorbar": {"title": {"text": "No. of completed missions", "side": "right", "font": {"size": 12}}}, "colorscale": [[0.0, "rgb(247,252,245)"], [0.125, "rgb(229,245,224)"], [0.25, "rgb(199,233,192)"], [0.375, "rgb(161,217,155)"], [0.5, "rgb(116,196,118)"], [0.625, "rgb(65,171,93)"], [0.75, "rgb(35,139,69)"], [0.875, "rgb(0,109,44)"], [1.0, "rgb(0,68,27)"]]}, "title": {"text": "No. of completed missions<br>(slowness: without rerouting; coordination strategies)"}}}
